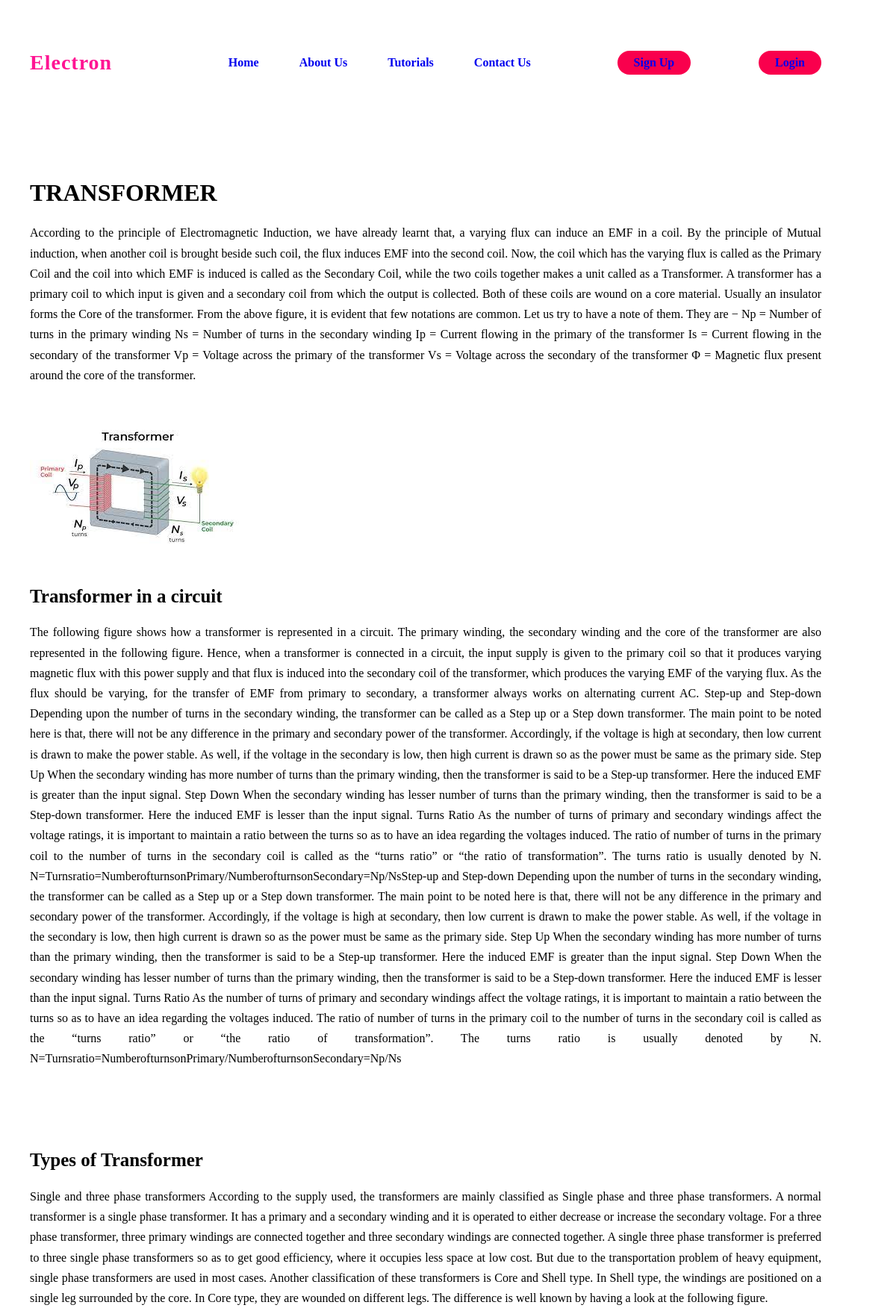
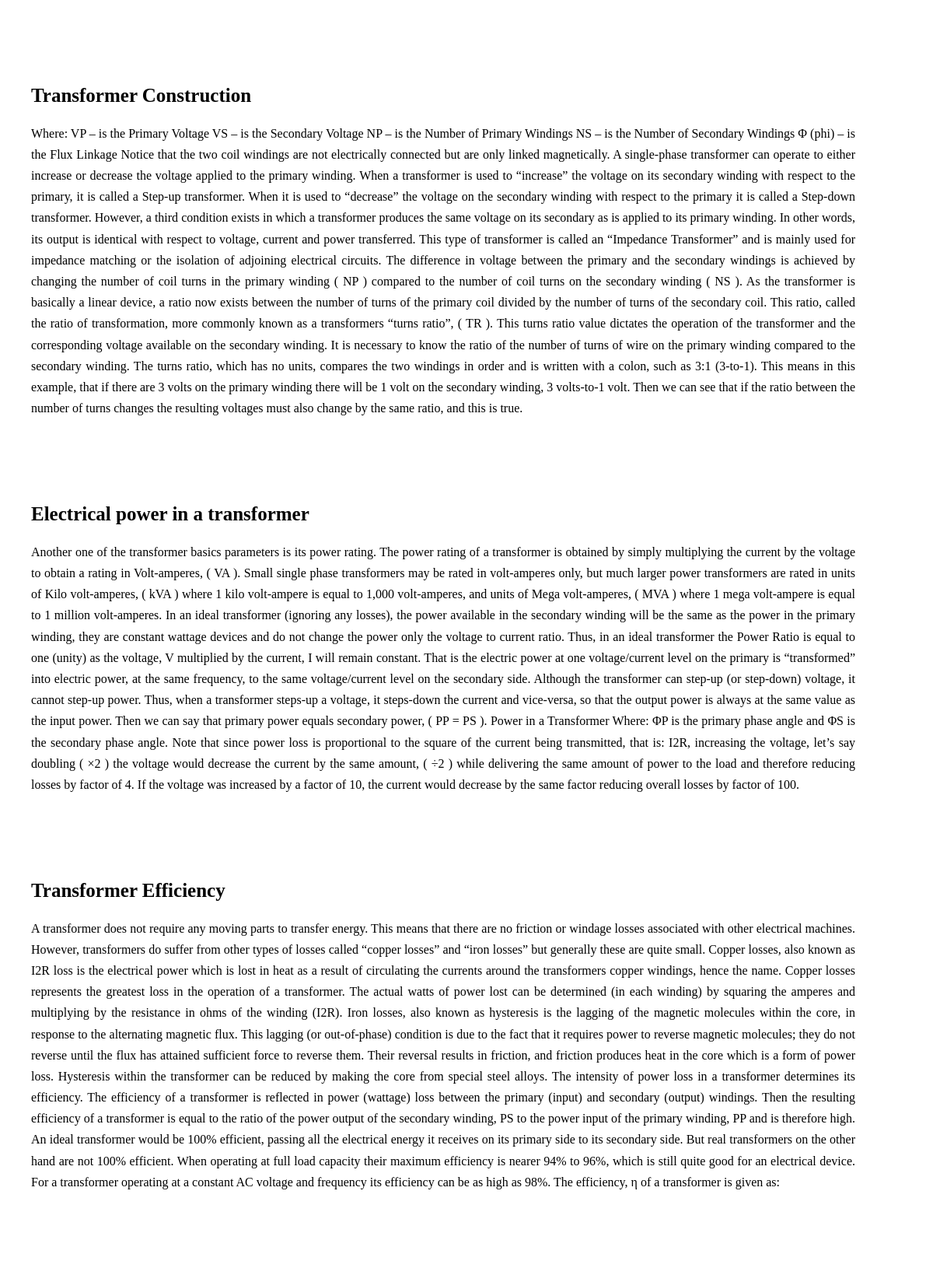
/topics_detail/2/ (upper part), run on the app's committed database (2 pictures, top to bottom).
### onlearn/models.py (models this page shows)
class Subjects(models.Model):
    title=models.CharField(max_length=200)
    title1=models.CharField(max_length=200)
    title2=models.CharField(max_length=200)
    title3=models.CharField(max_length=200)
    title4=models.CharField(max_length=200)
    title5=models.CharField(max_length=200)
    image=models.ImageField(upload_to='img')
    image1=models.ImageField(upload_to='img')
    image2=models.ImageField(upload_to='img')
    image3=models.ImageField(upload_to='img')
    image4=models.ImageField(upload_to='img')
    image5=models.ImageField(upload_to='img')
    short_des=models.TextField()
    detail_des=models.TextField()
    detail_des1=models.TextField()
    detail_des2=models.TextField()
    detail_des3=models.TextField()
    detail_des4=models.TextField()
    detail_des5=models.TextField()

### onlearn/views.py (the view)
# urls.py: path('topics_detail/<int:Subjects_id>/',views.myfunc6,name='myfunc6'),
def myfunc6(request,Subjects_id):
    material=Subjects.objects.get(id=Subjects_id)
    return render(request,'topics_detail.html',{'material':material})

### templates/topics_detail.html (shortened to what this page needs)
{% load static %}
<!DOCTYPE html>
<html lang="en">
<head>
    <link rel="stylesheet" href="/static/css/topicsdetail.css">
</head>
<body>
    <div class="hero">
        <nav>
            <h3 style="color:deeppink;
            font-size: 28px;
            letter-spacing: 1px;
            cursor: pointer;">Electron</h3>
            <ul>
                <li><a href="{% url 'myfunc' %}">Home</a></li>
                <li><a href="{% url 'myfunc3' %}">About Us</a></li>
                <li><a href="{% url 'myfunc5' %}">Tutorials</a></li>
                <li><a href="{% url 'myfunc4' %}">Contact Us</a></li>
            </ul>
            <a href="{% url 'myfunc1' %}" class="btn">Sign Up</a>
            <a href="{% url 'myfunc2' %}" class="btn">Login</a>
        </nav>
    </div>
    <h1 style="margin-top: 0;">{{material.title}}</h1>
    <P>{{material.detail_des}}</P><br><br>
    <img  src="{{material.image.url}}" alt=""><br><br>
    <h2>{{material.title1}}</h2>
    <P>{{material.detail_des1}}</P><br><br>
    <img class="center" src="{{material.image1.url}}" alt=""><br><br>
    <h2>{{material.title2}}</h2>
    <P>{{material.detail_des2}}</P><br><br>
    <img class="center" src="{{material.image2.url}}" alt=""><br><br>
    <h2>{{material.title3}}</h2>
    <P>{{material.detail_des3}}</P><br><br>
    <img class="center" src="{{material.image3.url}}" alt=""><br><br>
    <h2>{{material.title4}}</h2>
    <P>{{material.detail_des4}}</P><br><br>
    <img class="center" src="{{material.image4.url}}" alt=""><br><br>
    <h2>{{material.title5}}</h2>
    <P>{{material.detail_des5}}</P><br><br>
    <img class="center" src="{{material.image5.url}}" alt=""><br><br>
    <br><br><br><br>
</body>
</html>

### static/css/topicsdetail.css (style rules this page uses)
body { font-family: Georgia, 'Times New Roman', Times, serif; margin: 20px; padding: 20px 20px; margin-right: 80px; }
h2 { font-size: 25px; }
p { text-align: justify; line-height: 1.7; }
.hero { height: 25vh; }
nav { display: flex; align-items: center; justify-content: space-between; }
nav ul li { list-style-type: none; display: inline-block; padding: 10px 25px; }
nav ul li a { text-decoration: none; font-weight: bold; text-transform: capitalize; }
.btn { background-color: #f9004d; text-decoration: none; border: 2px solid transparent; font-weight: bold; padding: 5px 20px; border-radius: 30px; transition: tranform .4s; }

### data on the page
Subjects: title "TRANSFORMER", detail_des "According to the principle of Electromagnetic Induction, we have already learnt that, a varying flux can induce an EMF in a coil. By the principle of Mutual induction, when another coil is brought beside such coil, the flux induces EMF into the second coil. Now, the coil which has the varying flux is called as the Primary Coil and the coil into which EMF is induced is called as the Secondary Coil, while the two coils together makes a unit called as a Transformer. A transformer has a primary coil to which input is given and a secondary coil from which the output is collected. Both of these coils are wound on a core material. Usually an insulator forms the Core of the transformer. From the…", image (picture), title1 "Transformer in a circuit", detail_des1 "The following figure shows how a transformer is represented in a circuit. The primary winding, the secondary winding and the core of the transformer are also represented in the following figure. Hence, when a transformer is connected in a circuit, the input supply is given to the primary coil so that it produces varying magnetic flux with this power supply and that flux is induced into the secondary coil of the transformer, which produces the varying EMF of the varying flux. As the flux should be varying, for the transfer of EMF from primary to secondary, a transformer always works on alternating current AC. Step-up and Step-down Depending upon the number of turns in the secondary winding,…", title2 "Types of Transformer", detail_des2 "Single and three phase transformers According to the supply used, the transformers are mainly classified as Single phase and three phase transformers. A normal transformer is a single phase transformer. It has a primary and a secondary winding and it is operated to either decrease or increase the secondary voltage. For a three phase transformer, three primary windings are connected together and three secondary windings are connected together. A single three phase transformer is preferred to three single phase transformers so as to get good efficiency, where it occupies less space at low cost. But due to the transportation problem of heavy equipment, single phase transformers are used in…", title3 "Transformer Construction", detail_des3 "Where: VP – is the Primary Voltage VS – is the Secondary Voltage NP – is the Number of Primary Windings NS – is the Number of Secondary Windings Φ (phi) – is the Flux Linkage Notice that the two coil windings are not electrically connected but are only linked magnetically. A single-phase transformer can operate to either increase or decrease the voltage applied to the primary winding. When a transformer is used to “increase” the voltage on its secondary winding with respect to the primary, it is called a Step-up transformer. When it is used to “decrease” the voltage on the secondary winding with respect to the primary it is called a Step-down transformer. However, a third condition exists…", title4 "Electrical power in a transformer", detail_des4 "Another one of the transformer basics parameters is its power rating. The power rating of a transformer is obtained by simply multiplying the current by the voltage to obtain a rating in Volt-amperes, ( VA ). Small single phase transformers may be rated in volt-amperes only, but much larger power transformers are rated in units of Kilo volt-amperes, ( kVA ) where 1 kilo volt-ampere is equal to 1,000 volt-amperes, and units of Mega volt-amperes, ( MVA ) where 1 mega volt-ampere is equal to 1 million volt-amperes. In an ideal transformer (ignoring any losses), the power available in the secondary winding will be the same as the power in the primary winding, they are constant wattage devices…", title5 "Transformer Efficiency", detail_des5 "A transformer does not require any moving parts to transfer energy. This means that there are no friction or windage losses associated with other electrical machines. However, transformers do suffer from other types of losses called “copper losses” and “iron losses” but generally these are quite small. Copper losses, also known as I2R loss is the electrical power which is lost in heat as a result of circulating the currents around the transformers copper windings, hence the name. Copper losses represents the greatest loss in the operation of a transformer. The actual watts of power lost can be determined (in each winding) by squaring the amperes and multiplying by the resistance in ohms of…"
